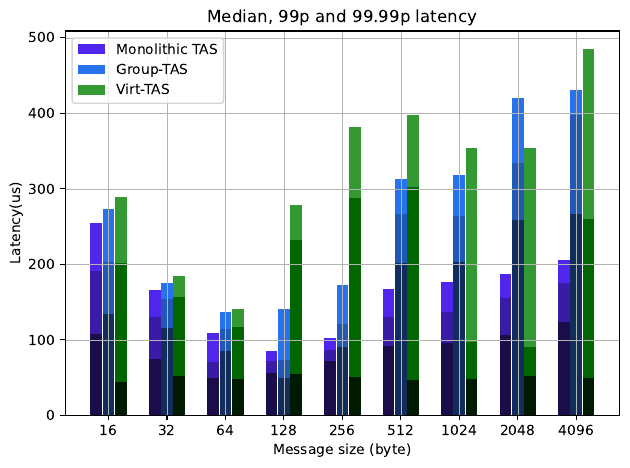

Write Python code to recreate this figure.
import matplotlib.pyplot as plt
import csv
import numpy as np


labels = []
origtas = [[], [], []]
grouptas = [[], [], []]
virttas = [[], [], []]
width = 0.20 
margin = 1.05
with open('overhead.latency.csv', 'r') as csvfile:
    data = csv.reader(csvfile, delimiter='\t')

    for row in data:
        labels.append(int(row[0]))
        origtas[0].append(float(row[1].strip()))
        origtas[1].append(float(row[2].strip()))
        origtas[2].append(float(row[3].strip()))
        grouptas[0].append(float(row[4].strip()))
        grouptas[1].append(float(row[5].strip()))
        grouptas[2].append(float(row[6].strip()))
        virttas[0].append(float(row[7].strip()))
        virttas[1].append(float(row[8].strip()))
        virttas[2].append(float(row[9].strip()))


fig, ax = plt.subplots()

x_axis = np.arange(len(labels))
print(x_axis)
ax.bar(x_axis- margin * width, origtas[2], width, label='Monolithic TAS', color='#5026ed')
ax.bar(x_axis- margin * width, origtas[1], width, color='#391ca6')
ax.bar(x_axis- margin * width, origtas[0], width, color='#1a0d4a')

ax.bar(x_axis, grouptas[2], width, label='Group-TAS', color='#2873ed')
ax.bar(x_axis, grouptas[1], width, color='#1f58b5')
ax.bar(x_axis, grouptas[0], width, color='#102d5c')

ax.bar(x_axis + margin * width, virttas[2], width, label='Virt-TAS', color='#339933')
ax.bar(x_axis + margin * width, virttas[1], width, color='#006600')
ax.bar(x_axis + margin * width, virttas[0], width, color='#001a00')

ax.set_ylabel('Latency(us)')

ax.set_xticks(x_axis)
ax.set_xticklabels(labels)
ax.set_title('Median, 99p and 99.99p latency')
ax.set_xlabel('Message size (byte)')
ax.legend()

ax.grid(color='#b3b3b3', linestyle='-', linewidth=0.2)

fig.tight_layout()
plt.savefig("overhead.latency.pdf", format="pdf", bbox_inches="tight")
